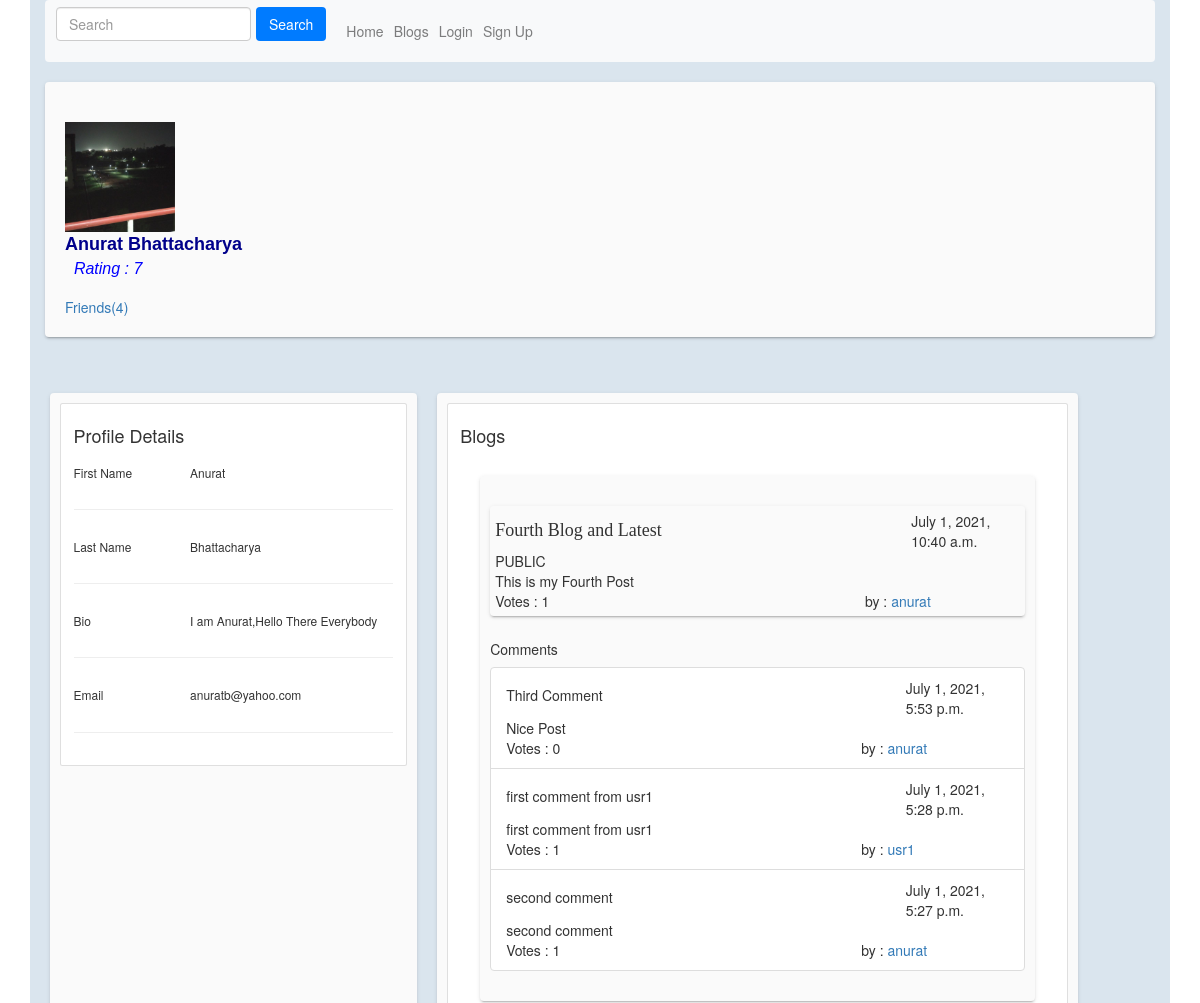
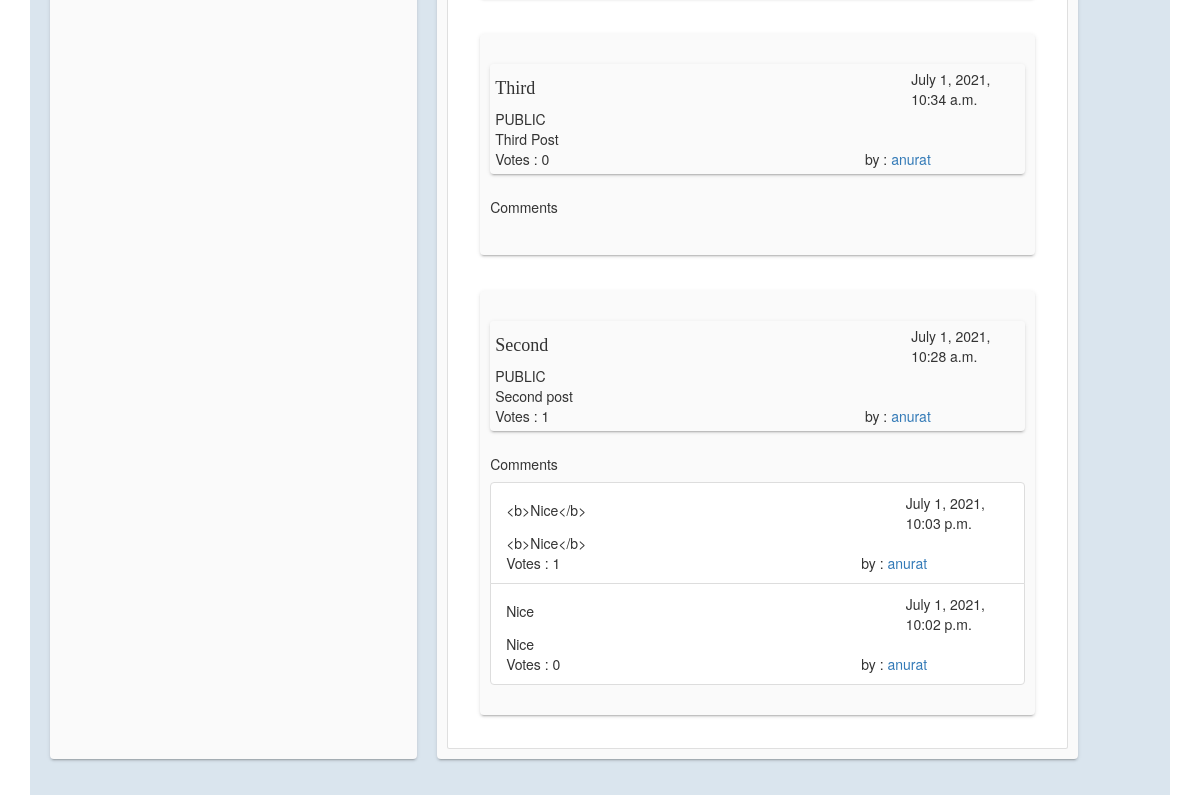
Page /users/profile/anurat/ on the earlier database version (2 pictures, top to bottom).
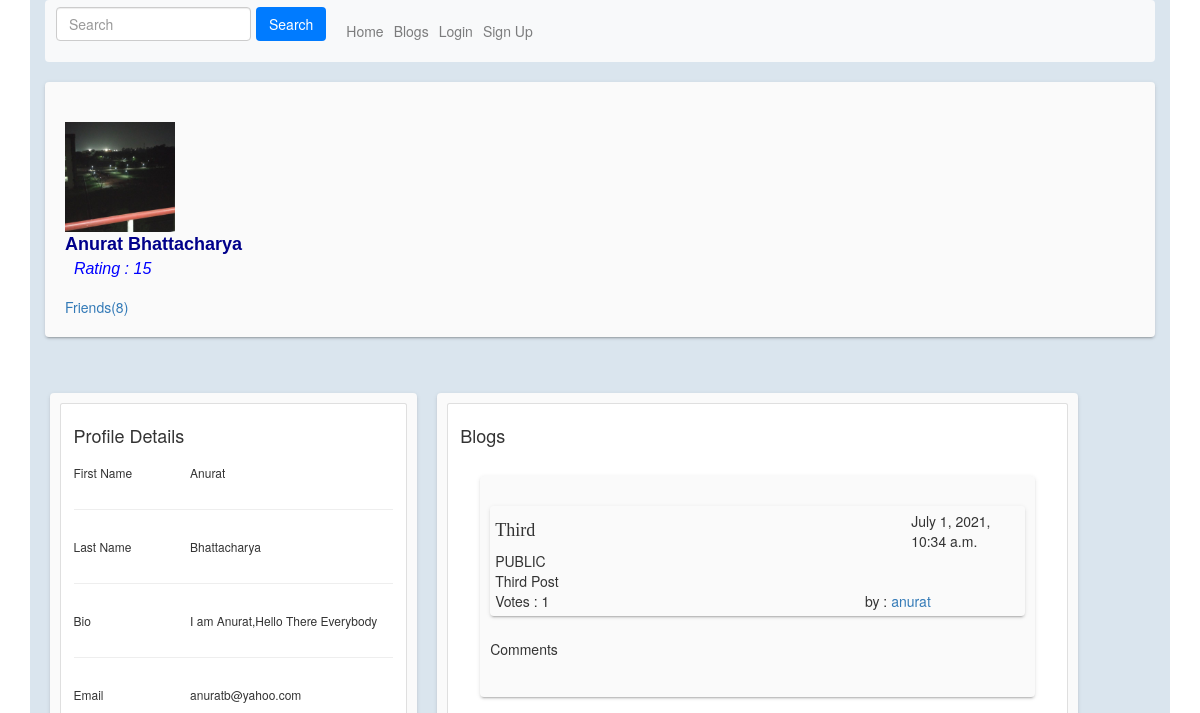
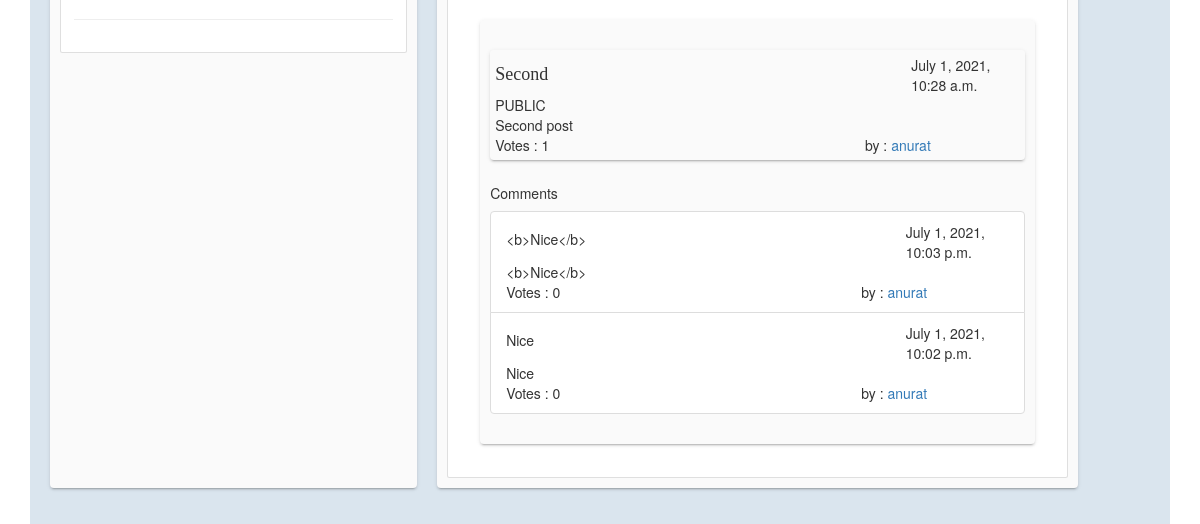
Same page on the later database version (2 pictures, top to bottom).
### users/models.py (models this page shows, shortened)
class Profile(models.Model):
    user = models.OneToOneField(User,on_delete=models.CASCADE,related_name='profile')
    bio = models.TextField(blank=True)
    pic = models.ImageField(default="default.png",blank=True)
    rating = models.IntegerField(default=0)
    friends = models.ManyToManyField('self',related_name='friend_list',blank=True,symmetrical=True)
    friend_req_list = models.ManyToManyField('self',related_name='sent_friend_req_list',blank=True,symmetrical=False)
    class Meta:
        ordering = ['-rating']

### blog/models.py (models this page shows, shortened)
class Blog(models.Model):
    ONLY_ME = 'ONLY_ME'
    FRIENDS = 'FRIENDS'
    PUBLIC = 'PUBLIC'
    VISIBILITY = [
        ( ONLY_ME,"Only Me"),
        (FRIENDS,"Friends"),
        (PUBLIC,"Public")
    ]
    author = models.ForeignKey(User,on_delete=models.CASCADE,related_name='blogs')
    content = models.TextField()
    subject = models.TextField()
    votes = models.IntegerField(default=0)
    visibility = models.CharField(
        choices=VISIBILITY,
        default = ONLY_ME,
        max_length=20
    )
    date_posted = models.DateTimeField(default=tm.now)
    upvoted = models.ManyToManyField(User,related_name='upvoted_blogs',blank=True)
    downvoted = models.ManyToManyField(User,related_name='downvoted_blogs',blank=True)
    class Meta():
        ordering = ['-date_posted']

class Comment(models.Model):
    author = models.ForeignKey(User,on_delete=models.CASCADE,related_name='comments')
    subject = TextField()
    content = TextField()
    blog_ref = ForeignKey(Blog,related_name='comments',on_delete=models.CASCADE)
    votes = IntegerField(default=0)
    upvoted = models.ManyToManyField(User,related_name='upvoted_comments',blank=True)
    downvoted = models.ManyToManyField(User,related_name='downvoted_comments',blank=True)
    date_posted = models.DateTimeField(default=tm.now)
    class Meta():
        ordering = ['-date_posted']

### users/views.py (the view)
# urls.py: path('profile/<username>/',views.profile),
def profile(request, **kwargs):
    if(request.method == 'GET'):
        if len(User.objects.filter(username=kwargs['username'])) == 0:
            return HttpResponseNotFound('User does not Exist')
        if(request.user.is_authenticated):
            if(kwargs['username'] == request.user.username):
                blgs = request.user.blogs.all()  # Get all blogs
                return render(request, 'profile.html', {
                    "user": request.user.profile,
                    "is_curr_user": True,
                    "nf": request.user.profile.friends.count(),
                    "is_auth": True,
                    'blgs':[{'blg':blg,'comments':[{
                            'comment':comment,
                            'upvoted':request.user in comment.upvoted.all(),
                            'downvoted':request.user in comment.downvoted.all()
                            }for comment in blg.comments.all()],
                    'friend_req_sent': False,
                    'upvoted':request.user in blg.upvoted.all(),
                    'downvoted':request.user in blg.downvoted.all()} for blg in blgs],
                    'curr_user':request.user.profile
                })
            else:
                usr = User.objects.get(username=kwargs['username'])
                is_friend = len(usr.profile.friends.filter(
                    user=request.user)) > 0
                blgs = usr.blogs.filter(Q(visibility=Blog.PUBLIC) | Q(
                    visibility=Blog.FRIENDS)) if is_friend else usr.blogs.filter(visibility=Blog.PUBLIC)
                return render(request, 'profile.html', {
                    "user": usr.profile,
                    "is_curr_user": False,
                    "nf": usr.profile.friends.count(),
                    "is_auth": True,
                    "is_friend": is_friend,
                    'friend_req_sent': usr.profile in request.user.profile.sent_friend_req_list.all(),
                    'blgs':[{'blg':blg,'comments':[{
                            'comment':comment,
                            'upvoted':request.user in comment.upvoted.all(),
                            'downvoted':request.user in comment.downvoted.all()
                            }for comment in blg.comments.all()],
                    'upvoted':request.user in blg.upvoted.all(),
                    'downvoted':request.user in blg.downvoted.all()} for blg in blgs],
                    'curr_user':request.user.profile
                })
        else:
            usr = User.objects.get(username=kwargs['username'])
            blgs = usr.blogs.filter(visibility=Blog.PUBLIC)
            return render(request, 'profile.html', {
                "user": usr.profile,
                "is_curr_user": False,
                "nf": usr.profile.friends.count(),
                "is_auth": False,
                'friend_req_sent': False,
                'blgs':[{'blg':blg,'comments':[{
                            'comment':comment
                            }for comment in blg.comments.all()]} for blg in blgs]
            })

### users/templates/profile.html (shortened to what the changed rows need)
{% extends "base.html" %}
{% block content %}
<div class="container">
    <div class="main-body">
        <div class="profile-header">
            <div class="row justify-content-between profile-cover">
                <div class="col-8 profile-pic-name align-self-start">
                    <div>
                        <img class="profile-pic " alt="profile" src={{user.pic.url}}>
                        <div class="profile-name">{{ user.user.first_name }} {{user.user.last_name}}</div>
                        <div class='rating'>&nbsp Rating : {{user.rating}}</div>
                    </div>
                </div>
            </div>
            <div class="row justify-content-start">
                <div class="col-4">
                    <a href="/users/{{user.user.username}}/friends">Friends({{nf}})</a>
                </div>
            </div>
        </div>
        <div class="profile-body">
            <div class="row">
                <div class="col-4 personal-details">
                    <div class="card">
                        <div class="card-body ">
                            <div class="row">
                                <div class="col-8">
                                    <h6>{{user.user.first_name}}</h6>
                                </div>
                            </div>
                            <div class="row">
                                <div class="col-8">
                                    <h6>{{user.user.last_name}}</h6>
                                </div>
                            </div>
                            <div class="row">
                                <div class="col-8">
                                    <h6>{{user.bio}}</h6>
                                </div>
                            </div>
                            <div class="row">
                                <div class="col-8">
                                    <h6>{{user.user.email}}</h6>
                                </div>
                            </div>
                        </div>
                    </div>
                </div>
                <div class="col-7 blog">
                    <div class="card">
                        <div class="card-body " >
                            <ul class="list-group " style="list-style-type: none;">
                                {% for blg in blgs %}
                                <li class="list-group-item blog " id="blog_{{blg.blg.id}}">
                                    <div class="blog-body">
                                        <div class="row justify-content-between blog-header">
                                            <div class="col-9">
                                                <h5 class="blog-subject">
                                                    <div class="row">
                                                        <div class="col-auto">
                                                            {{blg.blg.subject}}
                                                        </div>
                                                        <div class="col-auto">
                                                        </div>
                                                    </div>
                                                </h5>
                                                {{blg.blg.visibility}}
                                            </div>
                                            <div class="col-3">
                                                {{blg.blg.date_posted}}
                                            </div>
                                        </div>
                                        <div class="row blog-content">
                                            <div class="col-12">
                                                {{blg.blg.content}}
                                            </div>
                                        </div>
                                        <div class="row justify-content-between">
                                            <div class="col-3">
                                                <div>
                                                    Votes : {{blg.blg.votes}}
                                                </div>
                                            </div>
                                            <div class="col-2">
                                            </div>
                                            <div class="col-3">
                                            </div>
                                            <div class="col-4">
                                                <div>
                                                    by : <a
                                                        href="/users/profile/{{blg.blg.author.username}}">{{blg.blg.author}}</a>
                                                </div>
                                            </div>
                                        </div>
                                    </div>
                                    <div class="row justify-content-between">
                                        <div class="col-12">
                                            <h5>Comments</h5>
                                        </div>
                                    </div>
                                    <ul class="comments list-group">
                                        {%for comment in blg.comments%}
                                        <li class="list-group-item">
                                            <div class="row justify-content-between comment-header" id = "comment_{{comment.comment.id}}">
                                                <div class="col-9">
                                                    <h5 class="comment-subject">
                                                        <div class="row">
                                                            <div class="col-12">
                                                                {{comment.comment.subject}}
                                                            </div>
                                                        </div>
                                                    </h5>
                                                </div>
                                                <div class="col-3">
                                                    {{comment.comment.date_posted}}
                                                </div>
                                            </div>
                                            <div class="row comment-content">
                                                <div class="col-12">
                                                    {{comment.comment.content}}
                                                </div>
                                            </div>
                                            <div class="row justify-content-between">
                                                <div class="col-3">
                                                    <div>
                                                        Votes : {{comment.comment.votes}}
                                                    </div>
                                                </div>
                                                <div class="col-2">
                                                </div>
                                                <div class="col-3">
                                                </div>
                                                <div class="col-4">
                                                    <div>
                                                        by : <a
                                                            href="/users/profile/{{comment.comment.author}}">{{comment.comment.author}}</a>
                                                    </div>
                                                </div>
                                            </div>
                                        </li>
                                        {%endfor%}
                                    </ul>
                                </li>
                                {% endfor %}
                            </ul>
                        </div>
                    </div>
                </div>
            </div>
        </div>
    </div>
</div>
{% endblock %}

Differences in the rows shown:
no longer on this page (row edited): Blog: blg.subject "Fourth Blog and Latest", blg.visibility "PUBLIC", blg.date_posted "July 1, 2021, 10:40 a.m.", blg.content "This is my Fourth Post", blg.votes "1", blg.author "anurat"
no longer on this page (row unchanged): Comment: comment.subject "Third Comment", comment.date_posted "July 1, 2021, 5:53 p.m.", comment.content "Nice Post", comment.votes "0", comment.author "anurat", shown under "Fourth Blog and Latest"
no longer on this page (row edited): Comment: comment.subject "first comment from usr1", comment.date_posted "July 1, 2021, 5:28 p.m.", comment.content "first comment from usr1", comment.votes "1", comment.author "usr1", shown under "Fourth Blog and Latest"
no longer on this page (row unchanged): Comment: comment.subject "second comment", comment.date_posted "July 1, 2021, 5:27 p.m.", comment.content "second comment", comment.votes "1", comment.author "anurat", shown under "Fourth Blog and Latest"
changed Profile "I am Anurat,Hello There Everybody": rating "7" → "15"
changed Blog "Third": blg.votes "0" → "1"
changed Comment "<b>Nice</b>": comment.votes "1" → "0"
Other differences:
{{ nf }}: "4" → "8"
